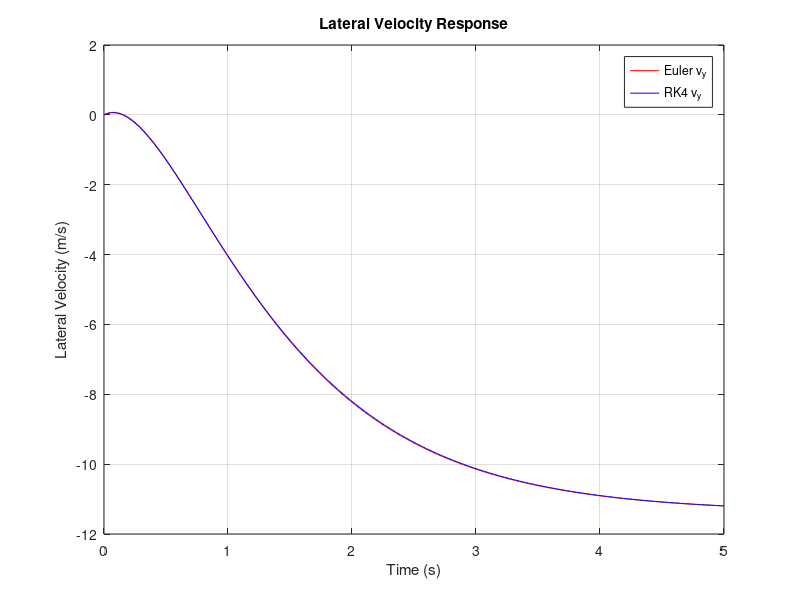
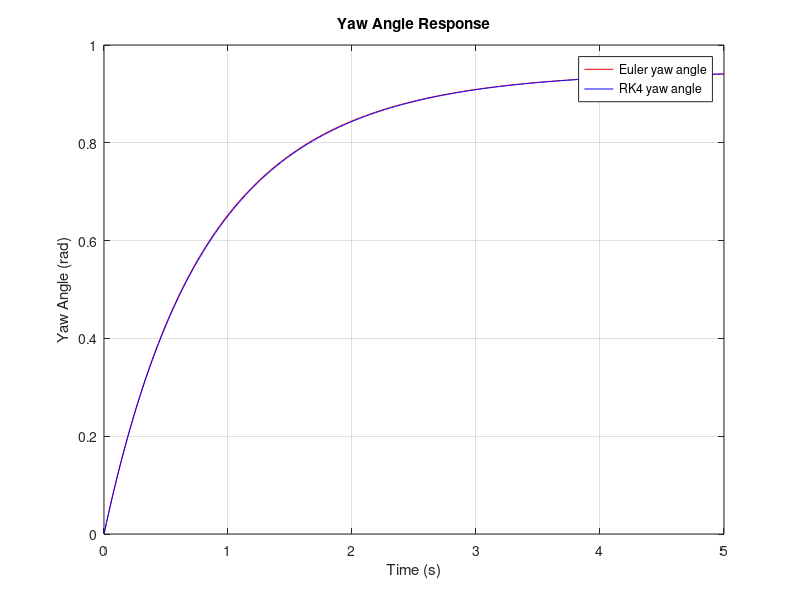
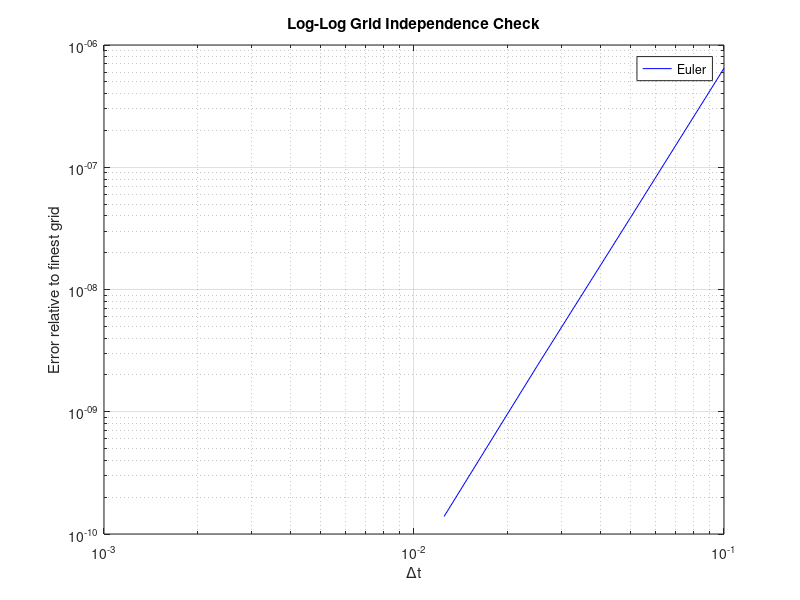

Write MATLAB code to recreate these figures, in order.
clear; clc; close all;

% Vehicle Parameters
m = 1400;
a = 1.14;
b = 1.33;
Cf = 25000;
Cr = 21000;
Iz = 2420;
u = 75 * 1000 / 3600;   % m/s
delta = 0.1;

%A and B matrices 
A = [-(Cf + Cr)/(m*u), (-a*Cf + b*Cr)/(m*u) - u; -(a*Cf - b*Cr)/(Iz*u), -(a^2*Cf + b^2*Cr)/(Iz*u)];
B = [Cf/m; a*Cf/Iz];

% Time setup
h = 0.01;
t = 0:h:5;
N = length(t);

% Initialize vectors: [v_y; psi]
x_euler = zeros(2, N);
x_rk4   = zeros(2, N);

%Euler Method
for n = 1:N-1
    x_euler(:,n+1) = x_euler(:,n) + h * (A * x_euler(:,n) + B * delta);
end

%RK4 Method 
for n = 1:N-1
    k1 = A * x_rk4(:,n) + B * delta;
    k2 = A * (x_rk4(:,n) + 0.5*h*k1) + B * delta;
    k3 = A * (x_rk4(:,n) + 0.5*h*k2) + B * delta;
    k4 = A * (x_rk4(:,n) + h*k3) + B * delta;
    x_rk4(:,n+1) = x_rk4(:,n) + (h/6)*(k1 + 2*k2 + 2*k3 + k4);
end

%Plot Lateral Velocity
figure;
plot(t, x_euler(1,:), 'r', 'DisplayName', 'Euler v_y'); %Euler Plot
hold on;
plot(t, x_rk4(1,:), 'b', 'DisplayName', 'RK4 v_y'); %RK4 Plot
xlabel('Time (s)');
ylabel('Lateral Velocity (m/s)');
title('Lateral Velocity Response');
legend; 
grid on;

% Plot Yaw Angle
figure;
plot(t, x_euler(2,:), 'r', 'DisplayName', 'Euler yaw angle');
hold on;
plot(t, x_rk4(2,:), 'b','DisplayName', 'RK4 yaw angle');
xlabel('Time (s)');
ylabel('Yaw Angle (rad)');
title('Yaw Angle Response');
legend;
grid on;

%Grid Independence Check

dt_vec = [0.1, 0.05, 0.025, 0.0125, 0.00625];  % Time intervals reduced by half each time 
% Initialize vectors  
euler_final = zeros(size(dt_vec));
rk4_final   = zeros(size(dt_vec));

% Loop through each time step and compute.
for i = 1:length(dt_vec)    
    % Set time step
    h = dt_vec(i);
    t = 0:h:5;
    N = length(t);
    x0 = [0; 0];

    % Euler
    x_euler = zeros(2, N);

    % Initial condition
    x_euler(:,1) = x0;
    for n = 1:N-1
        x_euler(:,n+1) = x_euler(:,n) + h * (A * x_euler(:,n) + B * delta);
    end

    % RK4
    x_rk4 = zeros(2, N);

    % Initial condition
    x_rk4(:,1) = x0;
    for n = 1:N-1 
        k1 = A * x_rk4(:,n) + B * delta;
        k2 = A * (x_rk4(:,n) + 0.5*h*k1) + B * delta;
        k3 = A * (x_rk4(:,n) + 0.5*h*k2) + B * delta;
        k4 = A * (x_rk4(:,n) + h*k3) + B * delta;
        x_rk4(:,n+1) = x_rk4(:,n) + (h/6)*(k1 + 2*k2 + 2*k3 + k4);
    end

    % Store norm of final state (v_y and psi)
    euler_final(i) = norm(x_euler(:,end));
    rk4_final(i)   = norm(x_rk4(:,end));
end

% Error Calculation
euler_err = abs(euler_final - euler_final(end));
rk4_err   = abs(rk4_final   - rk4_final(end));

% Grid Independence Log-log plot
figure;
loglog(dt_vec, euler_err, 'r'); 
loglog(dt_vec, rk4_err,   'b');
xlabel('\Deltat'); ylabel('Error relative to finest grid');
title('Log-Log Grid Independence Check');
legend('Euler', 'RK4'); grid on;
